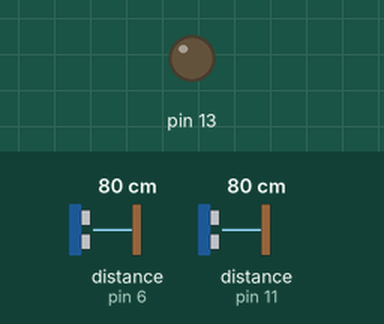
Simulated run of this sketch. Board: Arduino Uno, built with avr-gcc and run on an emulated ATmega328P. On the bench: output pins drawn as LEDs (lit = HIGH). Inputs (shaded band) come from the test bench; at power-on: distance to the obstacle (sensors on pin 6, pin 11) 80 cm. The echo pulse lasts 58.3 µs per cm; the ROS host is connected and sends only what is stated.

Above: at 1.2 s.
1.3 s: distance to the obstacle (sensor on pin 6) set to 11 cm
2.8 s: distance to the obstacle (sensor on pin 6) set to 8 cm
At 3.9 s:
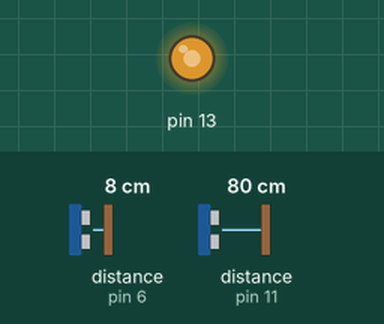
5.8 s: distance to the obstacle (sensor on pin 11) set to 2 cm
At 7.0 s:
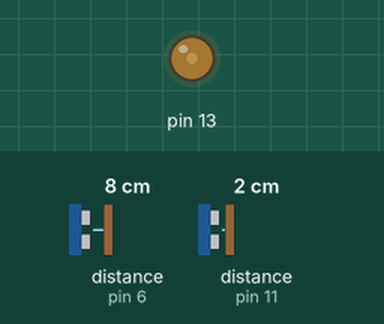
7.3 s: distance to the obstacle (sensor on pin 11) set to 250 cm
10.3 s: distance to the obstacle (sensor on pin 11) set to 119 cm
11.8 s: distance to the obstacle (sensor on pin 11) set to 112 cm
Timing chart, 0 to 15.8 s (numbered marks = the images above; inputs shaded):
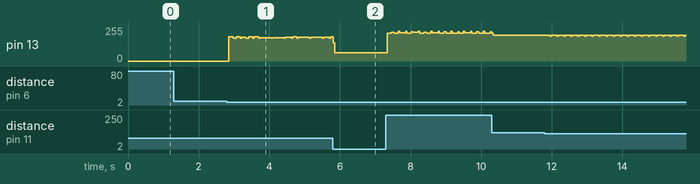

Measured:
- the behaviour switches between 10 and 9 cm on distance to the obstacle (sensor on pin 6) (found by bisection; images 0 and 1)
- after the input at 1.3 s, every drawn part: stays the same

The sketch:

ard_odometry.ino
```cpp
#include <ros.h>
#include <std_msgs/Int16.h>

#include <NewPing.h>
/*
#define TRIGGER_PIN  12
#define ECHO_PIN     11
#define MAX_DISTANCE 200
#define THRESH_DISTANCE 6
#define GROUND_COVERED 14.3
#define HIGH_THRESH 9
#define LOW_THRESH 5
*/
NewPing sonarL(12, 11, 200);
NewPing sonarR(7, 6, 200);

bool current_hit_stateL = false;
bool prev_hit_stateL = false;
unsigned long int time_startL;
unsigned long int time_endL;

bool current_hit_stateR = false;
bool prev_hit_stateR = false;
unsigned long int time_startR;
unsigned long int time_endR;

std_msgs::Int16 vLeft, vRight;
ros::Publisher ard_odomR("ard_odomR", &vRight);
ros::Publisher ard_odomL("ard_odomL", &vLeft);
ros::NodeHandle nh;
int tempL, tempR;

void setup() {
  nh.getHardware()->setBaud(4800);
  nh.initNode();
  nh.advertise(ard_odomR);
  nh.advertise(ard_odomL);
  Serial.begin(4800);
  pinMode(13, OUTPUT);
}

void loop() {
  delay(1);

  int distanceR = sonarR.ping_cm();
  //if(distanceR < 12){
//    Serial.print("PING AT: ");
//    Serial.println(distanceR);
//    Serial.println("==========================");
//    Serial.println("");
  //}
  if(distanceR>=4 && distanceR<=9){
    digitalWrite(13, HIGH);
    current_hit_stateR = true;
  }else{
    digitalWrite(13, LOW);
    current_hit_stateR = false;
  }

  if(current_hit_stateR == true){
    if(prev_hit_stateR ==false){
      time_startR = millis();
      prev_hit_stateR = true;
    }else{
      prev_hit_stateR = true;
    }
  }else{
     if(prev_hit_stateR ==true){
      prev_hit_stateR = false;
      time_endR = (millis()-time_startR);
      if(time_endR/1000.0 > 0.0799){
//        Serial.print("Hit Durration Right: ");
//        Serial.print(time_endR/1000.00000);
//        Serial.println(" seconds");
//        Serial.println("");
//        Serial.print((int)((float)(14.1)/(time_endR/1000.0)));
//        Serial.println(" cm/s");
//        Serial.println("====================");
        tempR = (int)((float)(14.1)/(time_endR/1000.0));
        vRight.data = tempR;
        ard_odomR.publish(&vRight);
        //nh.spinOnce();
      }
    }
    else{
      prev_hit_stateR = false;
    }
  }

  int distanceL = sonarL.ping_cm();
//      Serial.print("PING AT: ");
//    Serial.println(distanceL);
//    Serial.println("==========================");
//    Serial.println("");
  if(distanceL>=4 && distanceL<=7){
    digitalWrite(13, HIGH);
    current_hit_stateL = true;
  }else{
    digitalWrite(13, LOW);
    current_hit_stateL = false;
  }

  if(current_hit_stateL == true){
    if(prev_hit_stateL ==false){
      time_startL = millis();
      prev_hit_stateL = true;
    }else{
      prev_hit_stateL = true;
    }
  }else{
     if(prev_hit_stateL ==true){
      prev_hit_stateL = false;
      time_endL = (millis()-time_startL);
      if(time_endL/1000.0 > 0.0799){
//        Serial.print("Hit Durration Left: ");
//        Serial.print(time_endL/1000.00000);
//        Serial.println(" seconds");
//        Serial.println("");
//        Serial.print((int)((float)(14.1)/(time_endL/1000.0)));
//        Serial.println(" cm/s");
//        Serial.println("====================");
        tempL = (int)((float)(14.1)/(time_endL/1000.0));
        vLeft.data = tempL;
        ard_odomL.publish(&vLeft);
      }
    }
    else{
      prev_hit_stateL = false;
    }
  }


  //A
 nh.spinOnce();

}
```
